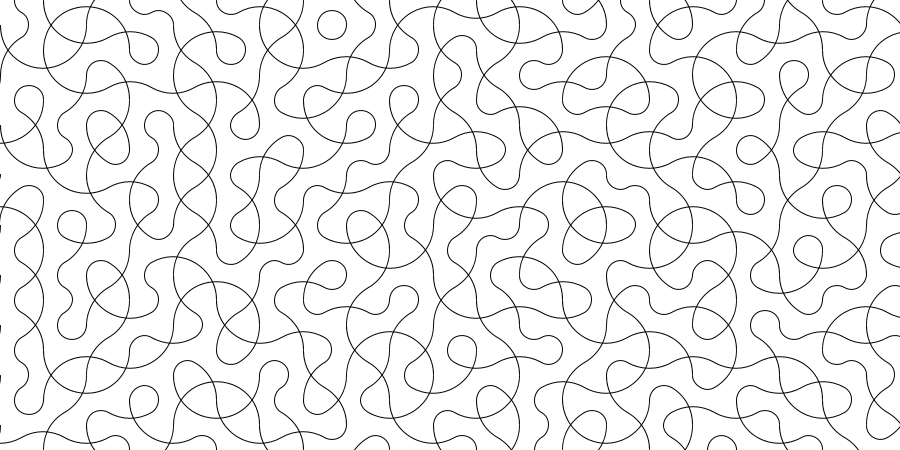
Frame 1 (no input)
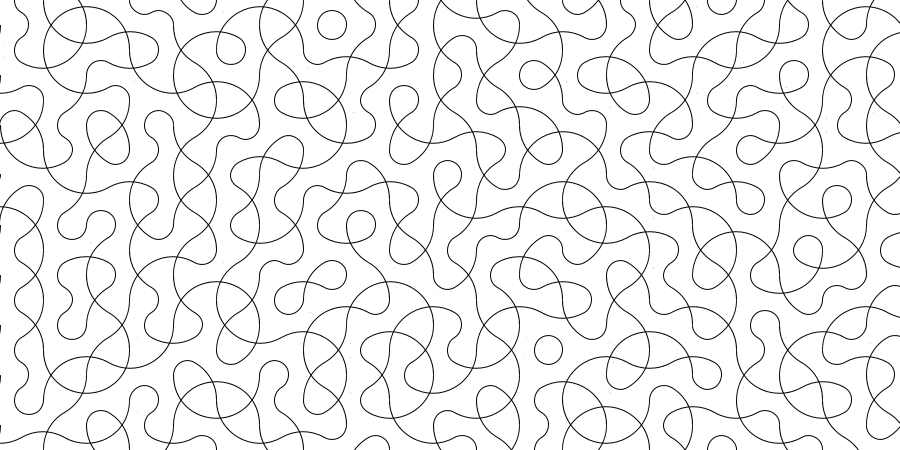
Frame 60 (the mouse pressed at the canvas centre just before this capture)
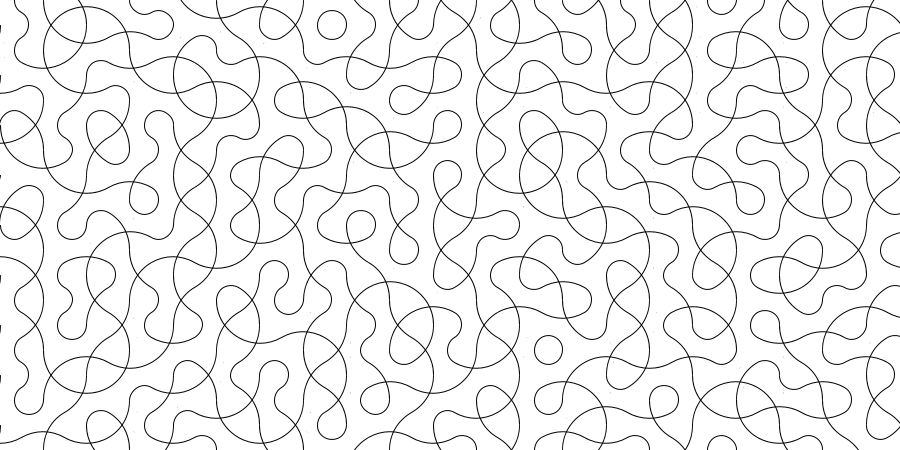
Frame 120 (the mouse held since frame 60 and released just before this capture)

The Processing sketch that drew these frames (run headless with seeded random() and noise(); from frame 60 on, the mouse is pressed at the canvas centre):

// Processing sketch: processing_6785
// ── processing_6785.pde

static final int tileSize = 50;
boolean firstFrame;

void setup() {
  size(900, 450);
  background(255, 255, 255);
  stroke(0);
  smooth();
  //noLoop();
  noFill();
  frameRate(5);
  firstFrame = true;
}

void drawInitial() {
  float dx = tileSize * cos(radians(30)) * 2;
  int l = 0;
  for (float y = 0; y < height + tileSize; y += tileSize / 2) {
    for (float x = l % 2 * dx / 2; x < width + tileSize; x += dx) {
      module(x, y, tileSize, (int)random(6));
    }
    l++;
  }
}

void draw() {
  if (firstFrame) {
      drawInitial();
      firstFrame = false;
      return;
  }
  float dx = tileSize * cos(radians(30)) * 2;
  int l = (int) random(2 * height / tileSize);
  float y = l * tileSize / 2;
  float x = l % 2 * dx / 2 + (int) random(width / dx) * dx;
  blankModule(x, y, tileSize);
  stroke(0, 0, 0);
  module(x, y, tileSize, (int) random(6));
}

void blankModule(float cx, float cy, float size) {
  translate(cx, cy);
  noSmooth();
  fill(255, 255, 255);
  noStroke();
  float side = size * tan(radians(30));
  quad(-side, 0, 0, 0, side / 2, -size / 2, -side / 2, -size / 2);
  quad(0, 0, side / 2, size / 2, side, 0, side / 2, -size / 2);
  quad(-side, 0, -side / 2, size / 2, side / 2, size / 2, 0, 0);
  noFill();
  stroke(0, 0, 0);
  smooth();
  translate(-cx, -cy);
}

void module(float cx, float cy, float size, int rotation) {
  translate(cx, cy);
  rotate(rotation * PI / 3);
  float smallArcRadius = size * tan(radians(30)) / 2;
  float bigArcRadius = size * cos(radians(30));
  arc(-size / (2 * cos(radians(30))), 0, smallArcRadius * 2, smallArcRadius * 2, -PI / 3, PI / 3);
  arc(bigArcRadius, -size / 2, bigArcRadius * 2, bigArcRadius * 2, 2 * PI / 3, PI);
  arc(bigArcRadius, size / 2, bigArcRadius * 2, bigArcRadius * 2, PI, 4 * PI / 3);
  rotate(-rotation * PI / 3);
  translate(-cx, -cy);
}
